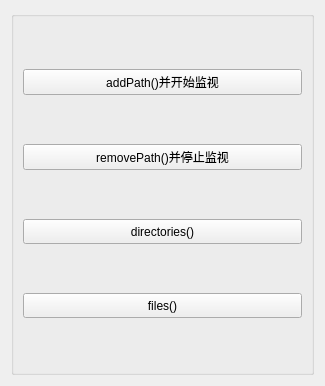
      <widget class="QWidget" name="pageWatcher">
       <property name="geometry">
        <rect>
         <x>0</x>
         <y>0</y>
         <width>325</width>
         <height>386</height>
        </rect>
       </property>
       <attribute name="icon">
        <iconset>
         <normaloff>:/images/images/714.bmp</normaloff>:/images/images/714.bmp</iconset>
       </attribute>
       <attribute name="label">
        <string>QFileSystemWatcher类</string>
       </attribute>
       <layout class="QVBoxLayout" name="verticalLayout_9">
        <item>
         <widget class="QGroupBox" name="groupBox_11">
          <property name="title">
           <string/>
          </property>
          <layout class="QVBoxLayout" name="verticalLayout_6">
           <item>
            <widget class="QPushButton" name="pushButton_46">
             <property name="minimumSize">
              <size>
               <width>0</width>
               <height>25</height>
              </size>
             </property>
             <property name="toolTip">
              <string>Adds path to the file system watcher if path exists.</string>
             </property>
             <property name="text">
              <string>addPath()并开始监视</string>
             </property>
            </widget>
           </item>
           <item>
            <widget class="QPushButton" name="pushButton_47">
             <property name="minimumSize">
              <size>
               <width>0</width>
               <height>25</height>
              </size>
             </property>
             <property name="toolTip">
              <string>Removes the specified path from the file system watcher.</string>
             </property>
             <property name="text">
              <string>removePath()并停止监视</string>
             </property>
            </widget>
           </item>
           <item>
            <widget class="QPushButton" name="pushButton_52">
             <property name="minimumSize">
              <size>
               <width>0</width>
               <height>25</height>
              </size>
             </property>
             <property name="toolTip">
              <string>Returns a list of paths to directories that are being watched.</string>
             </property>
             <property name="text">
              <string>directories()</string>
             </property>
            </widget>
           </item>
           <item>
            <widget class="QPushButton" name="pushButton_57">
             <property name="minimumSize">
              <size>
               <width>0</width>
               <height>25</height>
              </size>
             </property>
             <property name="toolTip">
              <string>Returns a list of paths to files that are being watched.</string>
             </property>
             <property name="text">
              <string>files()</string>
             </property>
            </widget>
           </item>
          </layout>
         </widget>
        </item>
       </layout>
      </widget>
